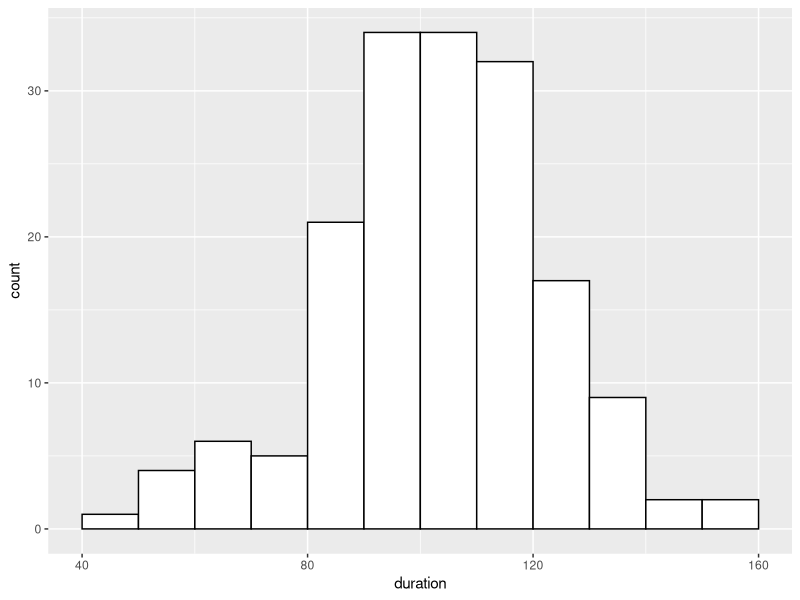
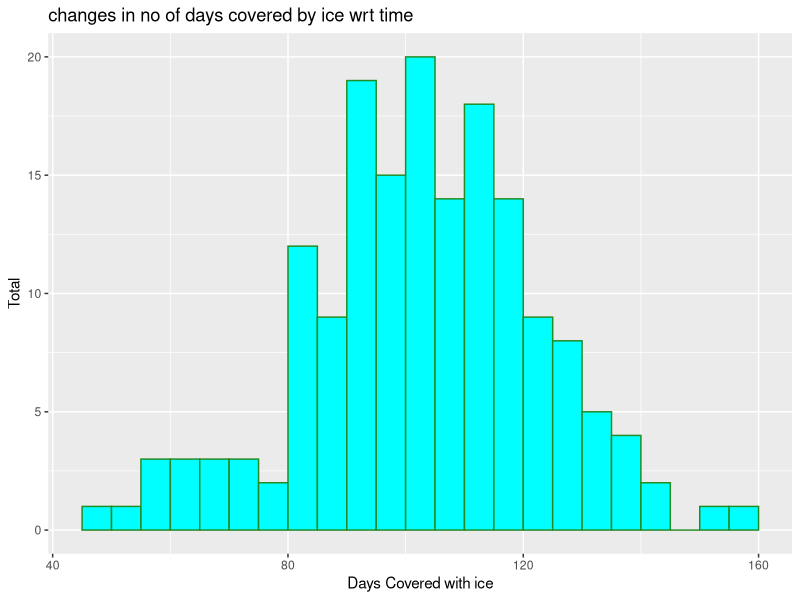
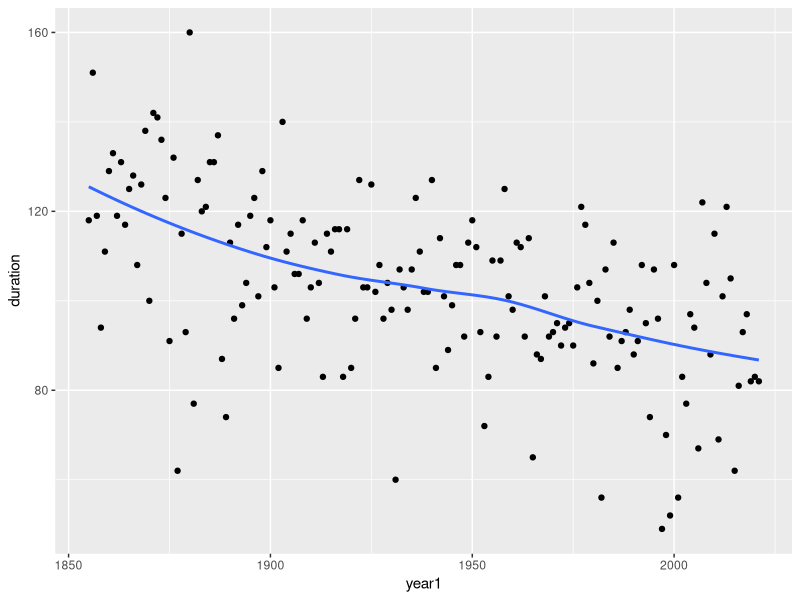
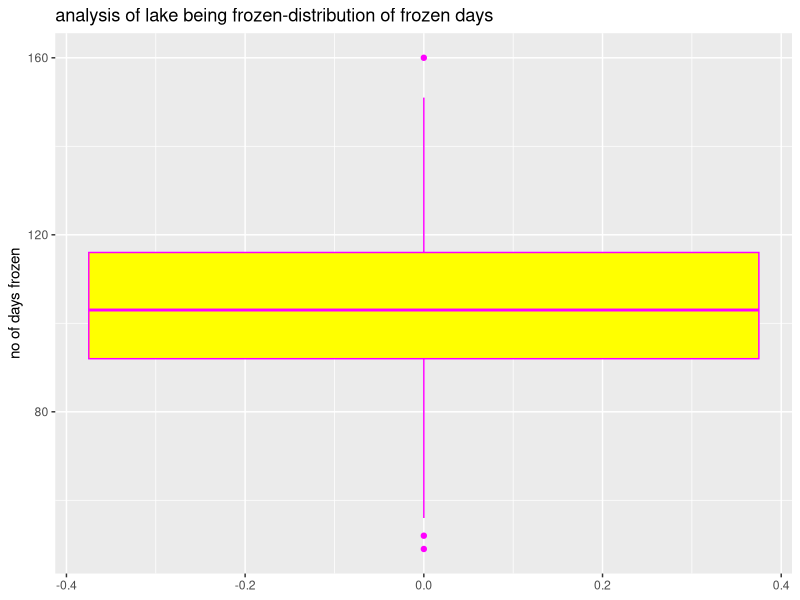
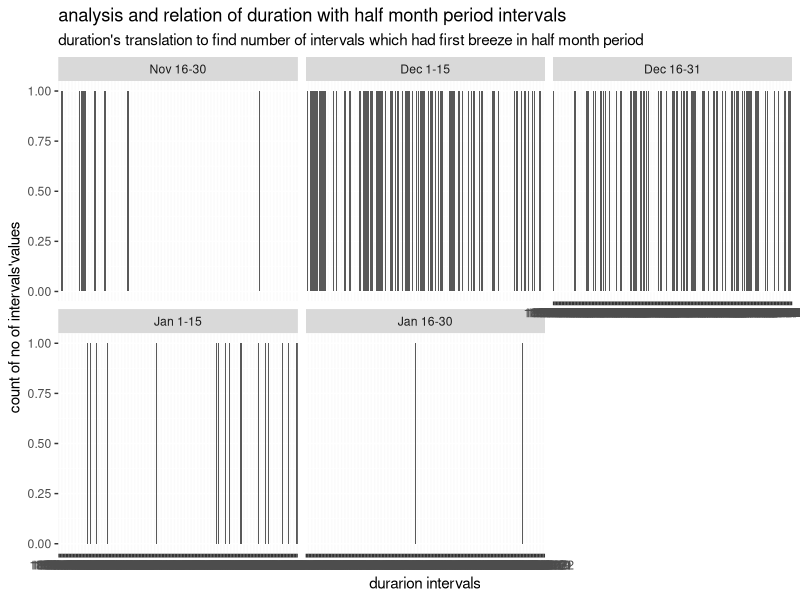
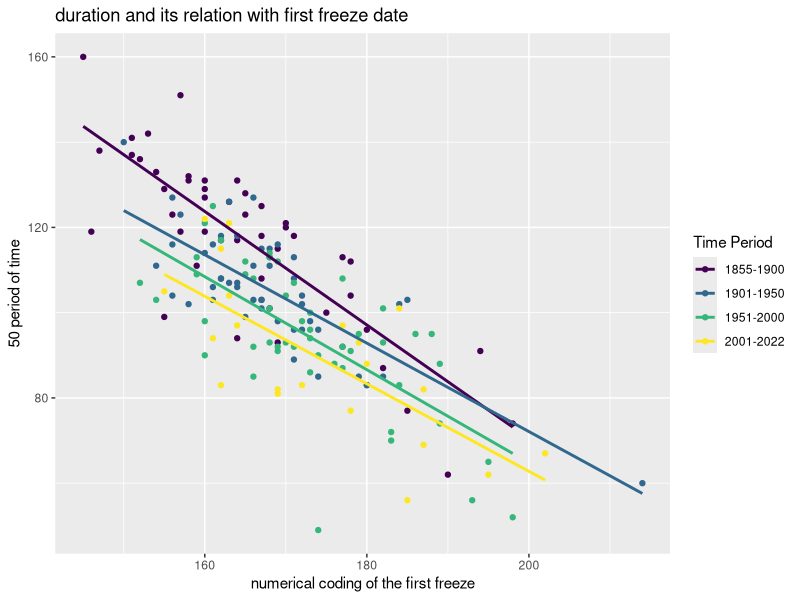
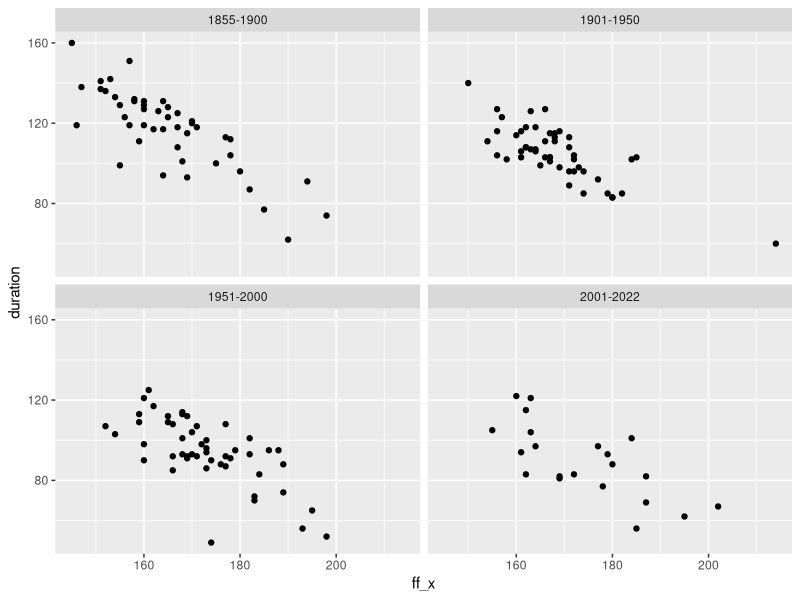

The R source for these figures, in order:
## ---- chunk 1
knitr::opts_chunk$set(echo = TRUE, message=FALSE, error = TRUE,
                      fig.height = 4)
library(tidyverse)
library(lubridate)
library(viridisLite)
## ---- chunk 2
## The echo = FALSE argument to this chunk
##   means that the code will not appear in the output
##   but the code will run so that the data is in the session

## Read Lake Monona data
## Change the order of ff_cat from alphabetical to calendar order
## We will see code like this during week 3 of the course
monona = read_csv("../../data/lake-monona-winters-2022.csv") %>% 
  mutate(ff_cat = reorder(ff_cat, ff_x))
## ---- chunk 3
ggplot(monona, aes(x=duration)) +
  geom_histogram(boundary = 0, binwidth = 10,
                 color = "black", fill = "white")
## ---- chunk 4
ggplot(monona, aes(x = duration)) +
  geom_histogram(boundary=70,binwidth=5,fill="cyan",color="forestgreen")+
  xlab("Days Covered with ice")+
  ylab("Total")+
  ggtitle("changes in no of days covered by ice wrt time")
## ---- chunk 5
ggplot(monona, aes(x = year1, y = duration)) +
  geom_point() +
  geom_smooth(se=FALSE)
## ---- chunk 6
ggplot(monona, aes(y=duration))+
  geom_boxplot(fill="yellow",color="magenta")+
  ylab("no of days frozen")+
  ggtitle("analysis of lake being frozen-distribution of frozen days")
## ---- chunk 7
ggplot(data=monona,mapping=aes(x=winter))+
  geom_bar()+xlab("durarion intervals")+
  ylab("count of no of intervals'values")+
  facet_wrap(~ff_cat)+
  ggtitle("analysis and relation of duration with half month period intervals",subtitle="duration's translation to find number of intervals which had first breeze in half month period")
## ---- chunk 8
ggplot(monona, aes(x = ff_x, y = duration, color = period50)) +
  geom_point() +
  geom_smooth(se = FALSE, method = "lm") +
  scale_color_viridis_d()+
  ggtitle("duration and its relation with first freeze date")+
  xlab("numerical coding of the first freeze")+
  ylab("50 period of time")+
  guides(color=guide_legend(title="Time Period"));

## ---- chunk 9
ggplot(data=monona,mapping=aes(x=ff_x,y=duration))+geom_point()+facet_wrap(~period50);
